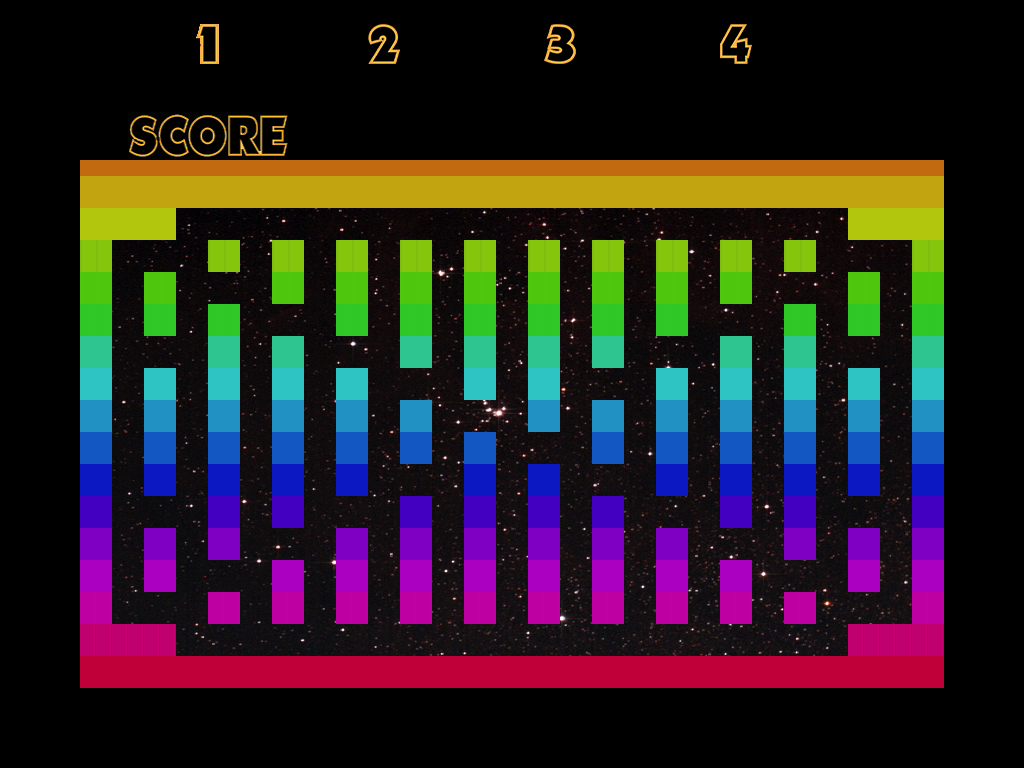

Below is a game level as drawn by its tile map, then a one-line description and the .tmx that defines it (tile-layer data replaced by summaries):
An orthogonal 64x48 tile map with 16x16 px tiles, 2 tile layers (Calque de Tile 1, Logic), 10 tilesets and 235 objects (222x graine, 5x origineFantome, 4x objet, originePac, departFantome, ...).

<map version="1.0" orientation="orthogonal" renderorder="right-down" width="64" height="48" tilewidth="16" tileheight="16" nextobjectid="473">
 <tileset firstgid="1" name="color" tilewidth="16" tileheight="16">
  <image source="color.png" trans="ff00ff" width="640" height="640" />
 </tileset>
 <tileset firstgid="1601" name="solide" tilewidth="16" tileheight="16">
  <image source="solide.png" trans="ff00ff" width="160" height="160" />
 </tileset>
 <tileset firstgid="1701" name="Color2" tilewidth="16" tileheight="16">
  <image source="Color2.png" trans="ff00ff" width="600" height="600" />
 </tileset>
 <tileset firstgid="3070" name="Dégrader" tilewidth="16" tileheight="16">
  <image source="Dégrader.png" trans="ff00ff" width="1000" height="508" />
 </tileset>
 <tileset firstgid="4992" name="ciel-étoile" tilewidth="16" tileheight="16">
  <image source="ciel-étoile.png" trans="ff00ff" width="1000" height="577" />
 </tileset>
 <tileset firstgid="7224" name="score2" tilewidth="16" tileheight="16">
  <image source="../image/score/score2.png" trans="ff00ff" width="160" height="48" />
 </tileset>
 <tileset firstgid="7254" name="1" tilewidth="16" tileheight="40">
  <image source="../image/chiffre/1.png" width="32" height="40" />
 </tileset>
 <tileset firstgid="7256" name="2" tilewidth="16" tileheight="40">
  <image source="../image/chiffre/2.png" width="32" height="40" />
 </tileset>
 <tileset firstgid="7258" name="3" tilewidth="16" tileheight="40">
  <image source="../image/chiffre/3.png" width="32" height="40" />
 </tileset>
 <tileset firstgid="7260" name="4" tilewidth="16" tileheight="40">
  <image source="../image/chiffre/4.png" width="32" height="40" />
 </tileset>
 <layer name="Calque de Tile 1" width="64" height="48">
  <data>[3072 cells, 3045 non-empty, 1622 distinct tile ids]</data>
 </layer>
 <layer name="Logic" width="64" height="48">
  <data>[3072 cells, 1050 non-empty, 116 distinct tile ids]</data>
 </layer>
 <objectgroup name="trigger" width="64" height="48">
  <object id="236" name="graine 1" type="graine" x="696" y="417" width="15" height="15" />
  <object id="237" name="graine 1" type="graine" x="248" y="251" width="15" height="15" />
  <object id="238" name="graine 1" type="graine" x="823" y="571" width="15" height="15" />
  <object id="239" name="graine 1" type="graine" x="377" y="285" width="15" height="15" />
  <object id="240" name="graine 1" type="graine" x="759" y="509" width="15" height="15" />
  <object id="241" name="graine 1" type="graine" x="406" y="636" width="15" height="15" />
  <object id="242" name="graine 1" type="graine" x="694" y="218" width="15" height="15" />
  <object id="243" name="graine 1" type="graine" x="121" y="283" width="15" height="15" />
  <object id="244" name="graine 1" type="graine" x="567" y="509" width="15" height="15" />
  <object id="245" name="graine 1" type="graine" x="696" y="319" width="15" height="15" />
  <object id="246" name="graine 1" type="graine" x="343" y="217" width="15" height="15" />
  <object id="247" name="graine 1" type="graine" x="310" y="603" width="15" height="15" />
  <object id="248" name="graine 1" type="graine" x="567" y="219" width="15" height="15" />
  <object id="249" name="graine 1" type="graine" x="119" y="539" width="15" height="15" />
  <object id="250" name="graine 1" type="graine" x="407" y="219" width="15" height="15" />
  <object id="251" name="graine 1" type="graine" x="504" y="317" width="15" height="15" />
  <object id="252" name="graine 1" type="graine" x="183" y="571" width="15" height="15" />
  <object id="253" name="graine 1" type="graine" x="631" y="574" width="15" height="15" />
  <object id="254" name="originePac" type="originePac" x="495" y="399" width="32" height="32" />
  <object id="255" name="graine 1" type="graine" x="312" y="416" width="15" height="15" />
  <object id="256" name="graine 1" type="graine" x="887" y="478" width="15" height="15" />
  <object id="257" name="graine 1" type="graine" x="438" y="574" width="15" height="15" />
  <object id="258" name="graine 1" type="graine" x="215" y="218" width="15" height="15" />
  <object id="259" name="graine 1" type="graine" x="823" y="378" width="15" height="15" />
  <object id="260" name="graine 1" type="graine" x="375" y="510" width="15" height="15" />
  <object id="261" name="graine 1" type="graine" x="183" y="217" width="15" height="15" />
  <object id="262" name="graine 1" type="graine" x="312" y="448" width="15" height="15" />
  <object id="263" name="graine 1" type="graine" x="375" y="219" width="15" height="15" />
  <object id="264" name="graine 1" type="graine" x="118" y="601" width="15" height="15" />
  <object id="265" name="graine 1" type="graine" x="663" y="348" width="15" height="15" />
  <object id="266" name="graine 1" type="graine" x="695" y="574" width="15" height="15" />
  <object id="267" name="graine 1" type="graine" x="250" y="284" width="15" height="15" />
  <object id="268" name="graine 1" type="graine" x="375" y="380" width="15" height="15" />
  <object id="269" name="graine 1" type="graine" x="823" y="250" width="15" height="15" />
  <object id="270" name="graine 1" type="graine" x="533" y="636" width="15" height="15" />
  <object id="271" name="graine 1" type="graine" x="665" y="504" width="15" height="15" />
  <object id="272" name="graine 1" type="graine" x="183" y="539" width="15" height="15" />
  <object id="273" name="graine 1" type="graine" x="503" y="572" width="15" height="15" />
  <object id="274" name="graine 1" type="graine" x="279" y="219" width="15" height="15" />
  <object id="275" name="graine 1" type="graine" x="631" y="253" width="15" height="15" />
  <object id="276" name="graine 1" type="graine" x="791" y="637" width="15" height="15" />
  <object id="277" name="graine 1" type="graine" x="726" y="219" width="15" height="15" />
  <object id="278" name="graine 1" type="graine" x="600" y="474" width="15" height="15" />
  <object id="279" name="graine 1" type="graine" x="119" y="378" width="15" height="15" />
  <object id="280" name="graine 1" type="graine" x="568" y="317" width="15" height="15" />
  <object id="281" name="graine 1" type="graine" x="759" y="540" width="15" height="15" />
  <object id="282" name="graine 1" type="graine" x="823" y="346" width="15" height="15" />
  <object id="283" name="graine 1" type="graine" x="535" y="442" width="15" height="15" />
  <object id="284" name="graine 1" type="graine" x="376" y="318" width="15" height="15" />
  <object id="285" name="graine 1" type="graine" x="567" y="540" width="15" height="15" />
  <object id="286" name="graine 1" type="graine" x="375" y="541" width="15" height="15" />
  <object id="287" name="departFantome" type="departFantome" x="592" y="368" width="32" height="32" />
  </objectgroup>
</map>
<!-- 183 of 235 objects omitted -->
